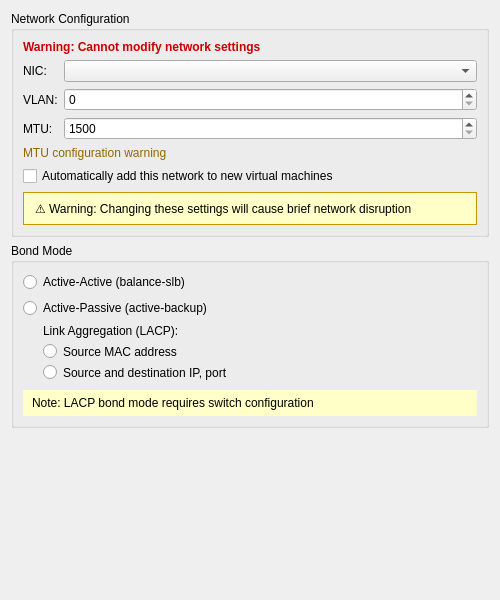
<?xml version="1.0" encoding="UTF-8"?>
<ui version="4.0">
 <class>NetworkGeneralEditPage</class>
 <widget class="QWidget" name="NetworkGeneralEditPage">
  <property name="geometry">
   <rect>
    <x>0</x>
    <y>0</y>
    <width>500</width>
    <height>600</height>
   </rect>
  </property>
  <property name="windowTitle">
   <string>Network Settings</string>
  </property>
  <layout class="QVBoxLayout" name="verticalLayout">
   <item>
    <widget class="QGroupBox" name="networkSettingsGroupBox">
     <property name="title">
      <string>Network Configuration</string>
     </property>
     <layout class="QVBoxLayout" name="verticalLayout_2">
      <item>
       <widget class="QLabel" name="warningLabel">
        <property name="styleSheet">
         <string notr="true">color: rgb(200, 0, 0); font-weight: bold;</string>
        </property>
        <property name="text">
         <string>Warning: Cannot modify network settings</string>
        </property>
        <property name="wordWrap">
         <bool>true</bool>
        </property>
       </widget>
      </item>
      <item>
       <layout class="QFormLayout" name="formLayout_2">
        <item row="0" column="0">
         <widget class="QLabel" name="nicLabel">
          <property name="text">
           <string>NIC:</string>
          </property>
         </widget>
        </item>
        <item row="0" column="1">
         <widget class="QComboBox" name="nicComboBox"/>
        </item>
        <item row="1" column="0">
         <widget class="QLabel" name="vlanLabel">
          <property name="text">
           <string>VLAN:</string>
          </property>
         </widget>
        </item>
        <item row="1" column="1">
         <widget class="QSpinBox" name="vlanSpinBox">
          <property name="minimum">
           <number>0</number>
          </property>
          <property name="maximum">
           <number>4094</number>
          </property>
         </widget>
        </item>
        <item row="2" column="0">
         <widget class="QLabel" name="mtuLabel">
          <property name="text">
           <string>MTU:</string>
          </property>
         </widget>
        </item>
        <item row="2" column="1">
         <widget class="QSpinBox" name="mtuSpinBox">
          <property name="minimum">
           <number>1500</number>
          </property>
          <property name="maximum">
           <number>9216</number>
          </property>
          <property name="value">
           <number>1500</number>
          </property>
         </widget>
        </item>
       </layout>
      </item>
      <item>
       <widget class="QLabel" name="mtuWarningLabel">
        <property name="styleSheet">
         <string notr="true">color: rgb(150, 100, 0);</string>
        </property>
        <property name="text">
         <string>MTU configuration warning</string>
        </property>
        <property name="wordWrap">
         <bool>true</bool>
        </property>
       </widget>
      </item>
      <item>
       <widget class="QCheckBox" name="autoAddCheckBox">
        <property name="text">
         <string>Automatically add this network to new virtual machines</string>
        </property>
       </widget>
      </item>
      <item>
       <widget class="QLabel" name="disruptionWarningLabel">
        <property name="styleSheet">
         <string notr="true">background-color: rgb(255, 255, 200); padding: 8px; border: 1px solid rgb(200, 150, 0);</string>
        </property>
        <property name="text">
         <string>⚠ Warning: Changing these settings will cause brief network disruption</string>
        </property>
        <property name="wordWrap">
         <bool>true</bool>
        </property>
       </widget>
      </item>
     </layout>
    </widget>
   </item>
   <item>
    <widget class="QGroupBox" name="bondModeGroupBox">
     <property name="title">
      <string>Bond Mode</string>
     </property>
     <layout class="QVBoxLayout" name="verticalLayout_3">
      <item>
       <widget class="QRadioButton" name="radioBalanceSlb">
        <property name="text">
         <string>Active-Active (balance-slb)</string>
        </property>
       </widget>
      </item>
      <item>
       <widget class="QRadioButton" name="radioActiveBackup">
        <property name="text">
         <string>Active-Passive (active-backup)</string>
        </property>
       </widget>
      </item>
      <item>
       <widget class="QLabel" name="lacpLabel">
        <property name="text">
         <string>Link Aggregation (LACP):</string>
        </property>
        <property name="indent">
         <number>20</number>
        </property>
       </widget>
      </item>
      <item>
       <widget class="QRadioButton" name="radioLacpSrcMac">
        <property name="text">
         <string>Source MAC address</string>
        </property>
        <property name="styleSheet">
         <string notr="true">margin-left: 20px;</string>
        </property>
       </widget>
      </item>
      <item>
       <widget class="QRadioButton" name="radioLacpTcpUdp">
        <property name="text">
         <string>Source and destination IP, port</string>
        </property>
        <property name="styleSheet">
         <string notr="true">margin-left: 20px;</string>
        </property>
       </widget>
      </item>
      <item>
       <widget class="QLabel" name="lacpWarningLabel">
        <property name="styleSheet">
         <string notr="true">background-color: rgb(255, 255, 200); padding: 6px; margin-top: 4px;</string>
        </property>
        <property name="text">
         <string>Note: LACP bond mode requires switch configuration</string>
        </property>
        <property name="wordWrap">
         <bool>true</bool>
        </property>
       </widget>
      </item>
     </layout>
    </widget>
   </item>
   <item>
    <spacer name="verticalSpacer">
     <property name="orientation">
      <enum>Qt::Vertical</enum>
     </property>
     <property name="sizeHint" stdset="0">
      <size>
       <width>20</width>
       <height>40</height>
      </size>
     </property>
    </spacer>
   </item>
  </layout>
 </widget>
 <resources/>
 <connections/>
</ui>
